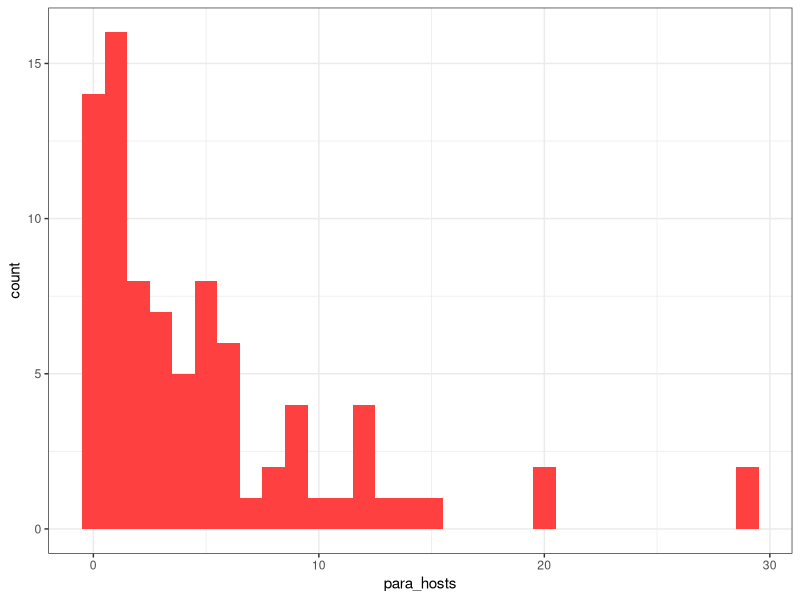
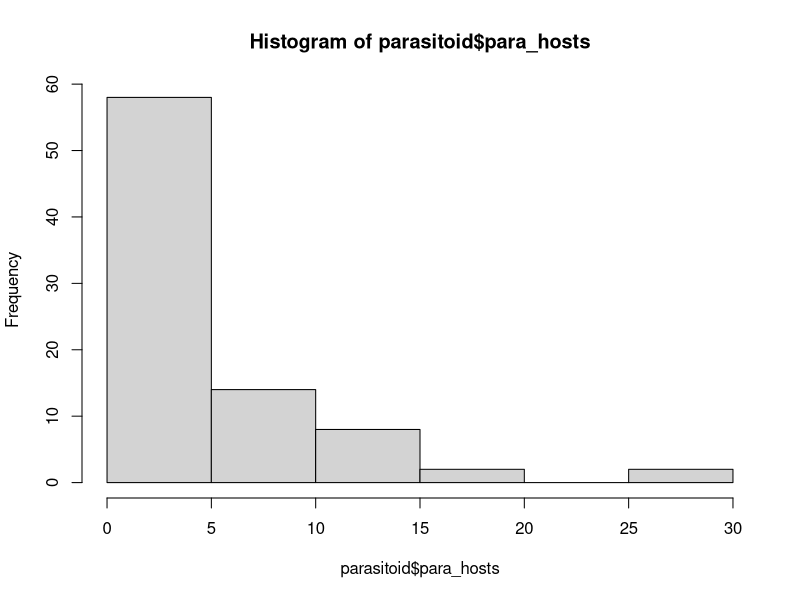
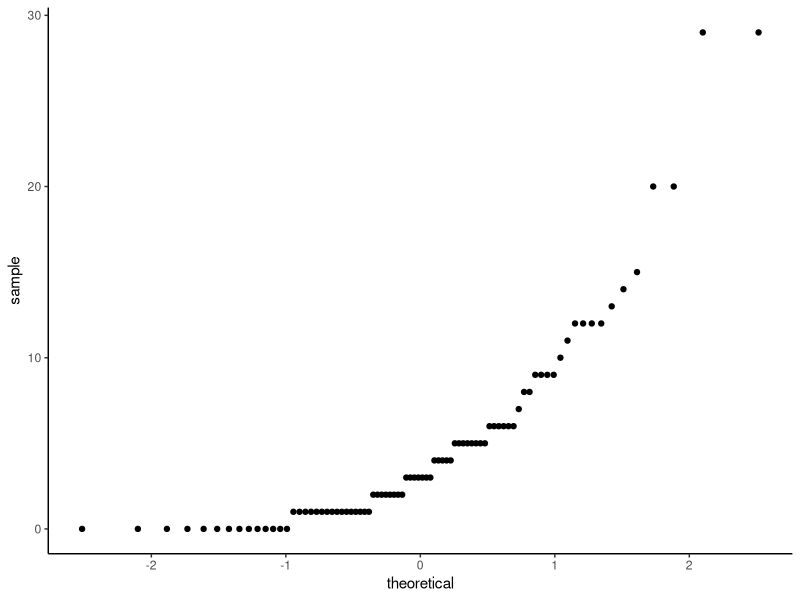
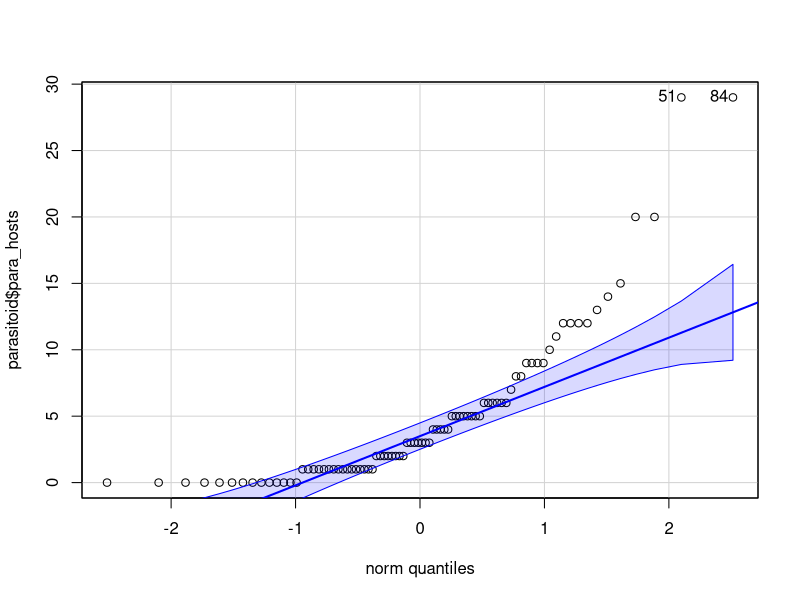
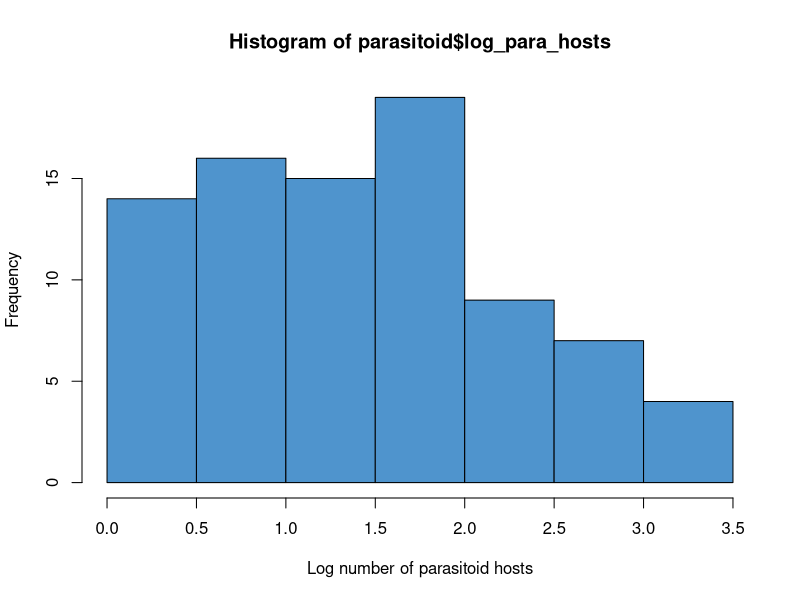
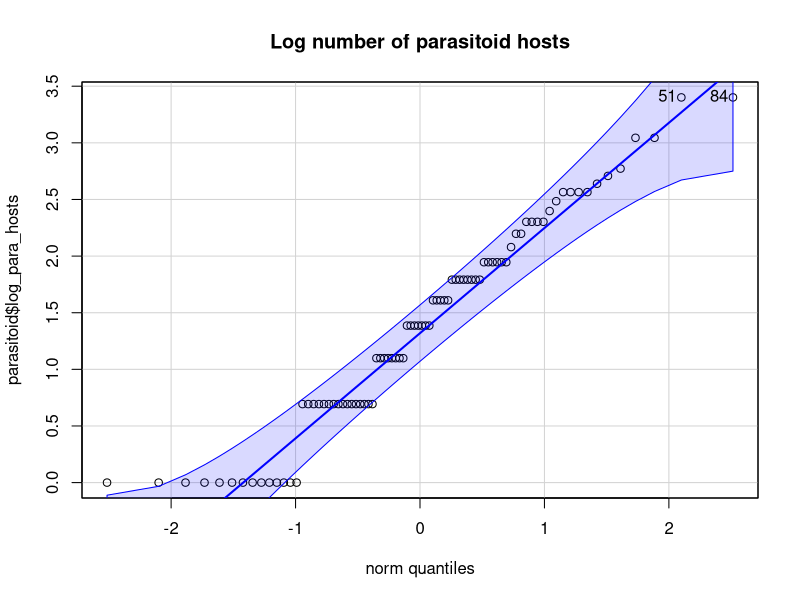
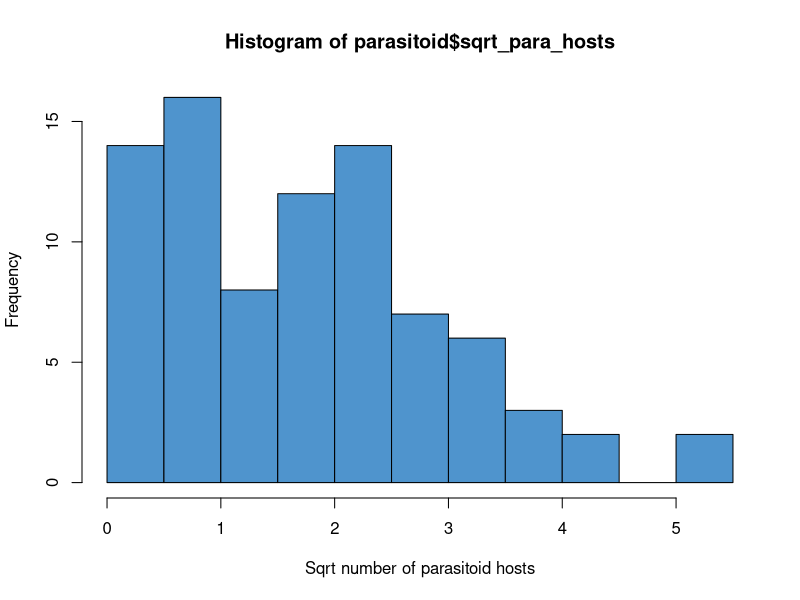
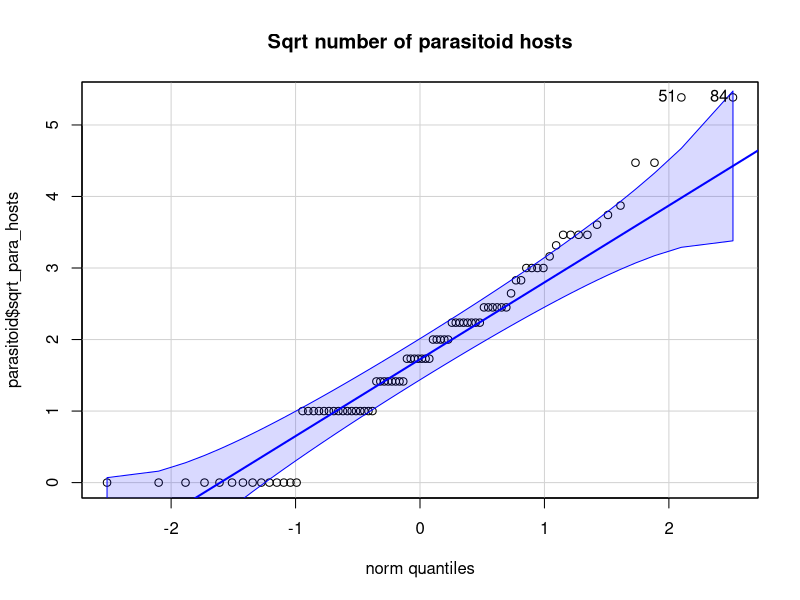

These charts were generated, in order, by the following R code:
## ---- chunk 1
knitr::opts_chunk$set(echo = TRUE)

library(readr)
library(tidyverse)
library(car)
library(ggplot2)


## ---- chunk 2

# your code
parasitoid  <- read_csv("parasitoids.csv")

## ---- chunk 3

# take a look at your data
str(parasitoid)
dim(parasitoid) # 84 observations/rows, 2 variables/columns
summary(parasitoid)

## ---- chunk 4

#I'm including code for ggplot and base plot

# make a histogram

# ggplot 
library(ggplot2)

ggplot(parasitoid, aes(x = para_hosts)) +
  geom_histogram(fill = "brown1") + # change the color of histograms
  theme_bw() # change background of ggplot

# base plot
hist(parasitoid$para_hosts)

#skewed


## ---- chunk 5

## Step 1. qqPlot
# code for a qqPlot
library(car)
# ?qqPlot() if you need help with the function qqPlot()

ggplot(parasitoid, aes(sample = para_hosts)) +
  geom_qq() +
  theme_classic() # another background type for ggplot()

qqPlot(parasitoid$para_hosts)


## Step 2. Shapiro-Wilk test
# your code for a shapiro-wilk test
# ?shapiro.test() if you need help with the function qqPlot()


## ---- chunk 6

##LOG TRANSFORMATION##
parasitoid$log_para_hosts <- log(parasitoid$para_hosts+1) #make a new variable
#Knowledge check: why did we add 1?

hist(parasitoid$log_para_hosts,col='steelblue3',xlab="Log number of parasitoid hosts") #plot a histogram of the transformed data

#Re-assess normality of transformed data
qqPlot(parasitoid$log_para_hosts, main = "Log number of parasitoid hosts")
shapiro.test(parasitoid$log_para_hosts)


##SQRT TRANSFORMATION##
parasitoid$sqrt_para_hosts <- sqrt(parasitoid$para_hosts) #make a new variable

hist(parasitoid$sqrt_para_hosts,col='steelblue3',xlab="Sqrt number of parasitoid hosts") #plot a histogram of the transformed data

#Re-assess normality of transformed data
qqPlot(parasitoid$sqrt_para_hosts, main = "Sqrt number of parasitoid hosts")
shapiro.test(parasitoid$sqrt_para_hosts)


## ---- chunk 7

# your code

hearing <- read.csv("mammals_hearing.csv")

# look at your dataset

str(hearing)
dim(hearing) # 3 variables/columns, 80 observations/rows
summary(hearing)
## ---- chunk 8

# make a histogram and boxplot

ggplot(hearing, aes(x = hearing)) + # dataset = hearing, variable of interest = hearing
  geom_histogram() + # geom to make histogram
  facet_wrap(~ mammal) + # make separate "facets" or grids of your group data by mammal type
  theme_bw() # change the background 

ggplot(hearing, aes(x = mammal, y = hearing)) +
  geom_boxplot(fill = "grey89") + # geom to make boxplot, fill the boxplot with the color "grey89"
  theme_classic() # change the background 

shapiro.test(hearing$hearing)

## ---- chunk 9

#Split up your histogram by mammal species; remember you can use [] to index your data
hist(hearing$hearing[hearing$mammal=="tiger"])
hist(hearing$hearing[hearing$mammal=="lion"])

#Run Levene's Test; (y~x) or (y,x)
leveneTest(hearing$hearing~hearing$mammal)

## ---- chunk 10
# Run a Mann-Whitney U-test/Wilcoxon Test 
wilcox.test(hearing ~ mammal, data=hearing)

## ---- chunk 11

median(hearing$hearing[hearing$mammal == "tiger"], na.rm=T) # na.rm is removing NAs
median(hearing$hearing[hearing$mammal == "lion"], na.rm=T) # na.rm is removing NAs
## ---- chunk 12

# Example using the mammals_hearing dataset
hearing <- read.csv("mammals_hearing.csv")
fit <- lm(hearing~mammal,data=hearing) #run a linear model. lm(y~x) fits the equation y=mx+b
res=fit$residuals #retrieve the residuals from the model

#What is a residual? http://www.statsmakemecry.com/smmctheblog/confusing-stats-terms-explained-residual.html

#Are the residuals normally distributed?
shapiro.test(res) #p > 0.05 so we cannot reject the null; suggests that the data are normal
qqPlot(res) #this can also be found within the diagnostic plots obtained from plot(fit)
hist(res)

## ---- chunk 13

## YOU WILL NEED TO MODIFY THE DATASET (DAT) AND VARIABLE NAMES
#subset your data
# sub_plant = DATASET[DATASET$VARIABLE != "3.0m", ]

#check to see if 3.0m is dropped
# HINT: dist_from_edge_m should be a "factor", use ?factor() for more info

# levels(sub_plant$dist_from_edge_m)
# View(sub_plant) #remove View() command before knitting your Rmd

